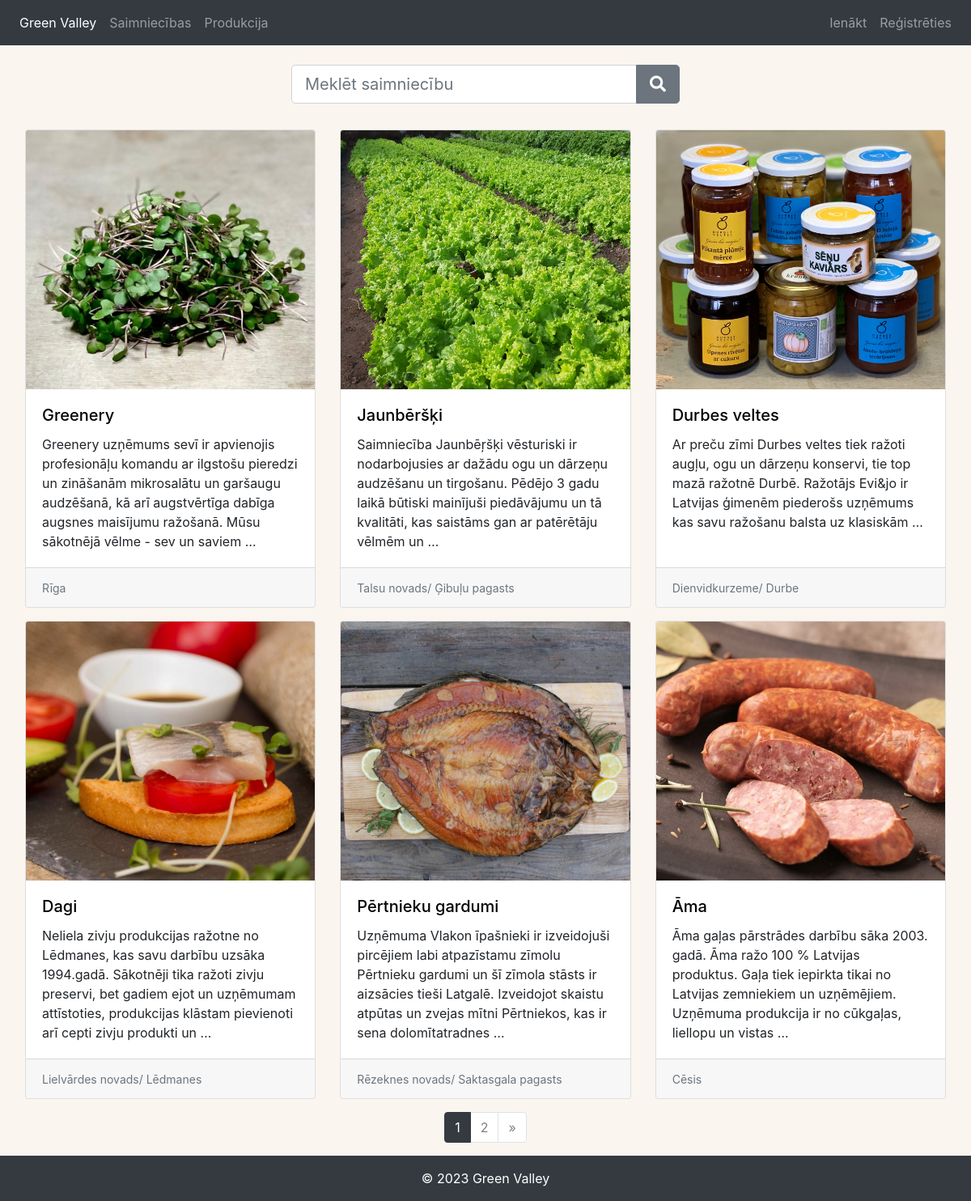
The page /saimniecibas on the database its author committed.
### saimniecibas/models.py (models this page shows, shortened)
class Profile(models.Model):
    id = models.UUIDField(default=uuid.uuid4, unique=True, primary_key=True, editable=False)
    user = models.OneToOneField(User, on_delete=models.CASCADE, null=True, blank=True)
    username = models.CharField(max_length=200, blank=True, null=True)
    s_nosaukums = models.CharField(max_length=200)
    s_apraksts = models.TextField()
    s_foto = models.ImageField(null=True, blank=False, default='defaultx.jpg',)
    email = models.EmailField(max_length=500, blank=True, null=True)
    talrunis = models.CharField(max_length=8)
    lokacija = models.CharField(max_length=200)
    s_datums = models.DateTimeField(default=timezone.now)
    class Meta:
        db_table = 'saimniecibas_profile'

### saimniecibas/views.py (the view)
# urls.py: path('saimniecibas', views.profiles, name='profiles'),
def profiles(request):
    profiles, search_query = searchProfiles(request)
    profiles = profiles.order_by('-s_datums')
    custom_range, profiles = paginateProfiles(request, profiles, 6)
    context = {'profiles': profiles, 'search_query': search_query,
               'custom_range': custom_range}
    return render(request, 'saimniecibas/saimniecibas.html', context)

### saimniecibas/utils.py (called while the page is built)
def paginateProfiles(request, profiles, results):
    page = request.GET.get('page')
    paginator = Paginator(profiles, results)
    try:
        profiles = paginator.page(page)
    except PageNotAnInteger:
        page = 1
        profiles = paginator.page(page)
    except EmptyPage:
        page = paginator.num_pages
        profiles = paginator.page(page)
    leftIndex = (int(page) - 4)
    if leftIndex < 1:
        leftIndex = 1
    rightIndex = (int(page) + 5)
    if rightIndex > paginator.num_pages:
        rightIndex = paginator.num_pages + 1
    custom_range = range(leftIndex, rightIndex)
    return custom_range, profiles

### saimniecibas/views.py (called while the page is built)
def searchProfiles(request):
    search_query = ''
    if request.GET.get('search_query'):
        search_query = request.GET.get('search_query')
    profiles = Profile.objects.distinct().filter(
        Q(s_nosaukums__icontains=search_query) |
        Q(lokacija__icontains=search_query))
    return profiles, search_query

### saimniecibas/templates/saimniecibas/saimniecibas.html
{% extends 'main.html' %} {%block content%}
<form
  id="searchForm"
  class="form d-flex justify-content-center mt-4"
  action="{% url 'profiles' %}"
  method="get"
>
  <div class="input-group input-group-lg" style="width: 40%">
    <input
      class="form-control"
      id="formInput#search"
      type="text"
      name="search_query"
      placeholder="Meklēt saimniecību"
      value="{{search_query}}"
    />
    <div class="input-group-append">
      <button class="btn btn-secondary" type="submit">
        <i class="fas fa-search"></i>
      </button>
    </div>
  </div>
</form>
<div class="row row-cols-1 row-cols-md-3 g-4" style="margin: 1rem">
  {% for profile in profiles %}
  <div class="col" style="margin-top: 1rem">
    <div class="card h-100">
      <div>
        <a href="{% url 'user-profile' profile.id %}" class="card__body">
          <img src="{{ profile.s_foto.url }}" class="card-img-top" alt="image"
        /></a>
      </div>
      <div class="card-body">
        <a href="{% url 'user-profile' profile.id %}" style="color: black"
          ><h5 class="card-title">{{ profile.s_nosaukums }}</h5></a
        >
        <p class="card-text">{{ profile.s_apraksts|truncatewords_html:30 }}</p>
      </div>
      <div class="card-footer">
        <small class="text-muted">{{ profile.lokacija }}</small>
      </div>
    </div>
  </div>
  {% endfor %}
</div>
{% include 'pagination.html' with queryset=profiles custom_range=custom_range %}
{% endblock content%}

### static/styles/main.css (style rules this page uses)
.card-img-top { width: 100%; height: 40vh; object-fit: cover; }

### templates/main.html (style rules this page uses)
body { font-family: "Inter", sans-serif; background: #faf5ef; }

### rows shown on the page
Profile: s_foto (picture), s_nosaukums "Greenery", s_apraksts "Greenery uzņēmums sevī ir apvienojis profesionāļu komandu ar ilgstošu pieredzi un zināšanām mikrosalātu un garšaugu audzēšanā, kā arī augstvērtīga dabīga augsnes maisījumu ražošanā. Mūsu sākotnējā vēlme - sev un saviem …", lokacija "Rīga"
Profile: s_foto (picture), s_nosaukums "Jaunbēršķi", s_apraksts "Saimniecība Jaunbēŗšķi vēsturiski ir nodarbojusies ar dažādu ogu un dārzeņu audzēšanu un tirgošanu. Pēdējo 3 gadu laikā būtiski mainījuši piedāvājumu un tā kvalitāti, kas saistāms gan ar patērētāju vēlmēm un …", lokacija "Talsu novads/ Ģibuļu pagasts"
Profile: s_foto (picture), s_nosaukums "Durbes veltes", s_apraksts "Ar preču zīmi Durbes veltes tiek ražoti augļu, ogu un dārzeņu konservi, tie top mazā ražotnē Durbē. Ražotājs Evi&jo ir Latvijas ģimenēm piederošs uzņēmums kas savu ražošanu balsta uz klasiskām …", lokacija "Dienvidkurzeme/ Durbe"
Profile: s_foto (picture), s_nosaukums "Dagi", s_apraksts "Neliela zivju produkcijas ražotne no Lēdmanes, kas savu darbību uzsāka 1994.gadā. Sākotnēji tika ražoti zivju preservi, bet gadiem ejot un uzņēmumam attīstoties, produkcijas klāstam pievienoti arī cepti zivju produkti un …", lokacija "Lielvārdes novads/ Lēdmanes"
Profile: s_foto (picture), s_nosaukums "Pērtnieku gardumi", s_apraksts "Uzņēmuma Vlakon īpašnieki ir izveidojuši pircējiem labi atpazīstamu zīmolu Pērtnieku gardumi un šī zīmola stāsts ir aizsācies tieši Latgalē. Izveidojot skaistu atpūtas un zvejas mītni Pērtniekos, kas ir sena dolomītatradnes …", lokacija "Rēzeknes novads/ Saktasgala pagasts"
Profile: s_foto (picture), s_nosaukums "Āma", s_apraksts "Āma gaļas pārstrādes darbību sāka 2003. gadā. Āma ražo 100 % Latvijas produktus. Gaļa tiek iepirkta tikai no Latvijas zemniekiem un uzņēmējiem. Uzņēmuma produkcija ir no cūkgaļas, liellopu un vistas …", lokacija "Cēsis"

### other values the page prints
{{ page }} "1"
{{ page }} "2"
